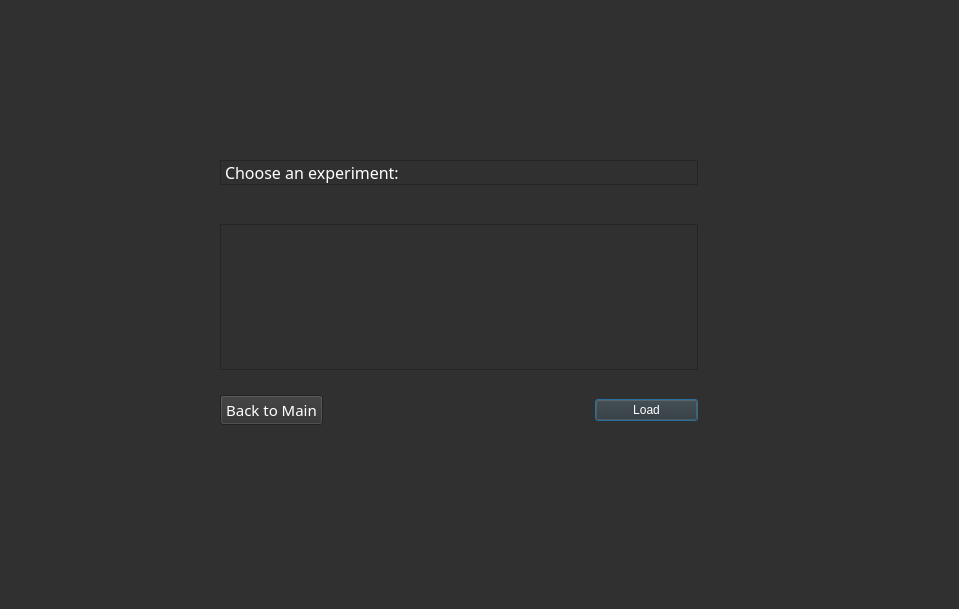
<?xml version="1.0" encoding="UTF-8"?>
<ui version="4.0">
 <class>Dialog</class>
 <widget class="QDialog" name="Dialog">
  <property name="geometry">
   <rect>
    <x>0</x>
    <y>0</y>
    <width>959</width>
    <height>609</height>
   </rect>
  </property>
  <property name="windowTitle">
   <string>Dialog</string>
  </property>
  <property name="styleSheet">
   <string notr="true">background-color: rgb(48, 48, 48);
gridline-color: rgb(195, 195, 195);
color: rgb(255, 255, 255);
</string>
  </property>
  <widget class="QWidget" name="">
   <property name="geometry">
    <rect>
     <x>220</x>
     <y>160</y>
     <width>478</width>
     <height>271</height>
    </rect>
   </property>
   <layout class="QGridLayout" name="gridLayout_2">
    <item row="0" column="0">
     <widget class="QLabel" name="new_experiment_title_lbl">
      <property name="font">
       <font>
        <family>Droid Sans</family>
        <pointsize>12</pointsize>
        <weight>9</weight>
        <italic>false</italic>
        <bold>false</bold>
       </font>
      </property>
      <property name="styleSheet">
       <string notr="true">color: rgb(255, 255, 255);
font: 75 12pt &quot;Droid Sans&quot;;</string>
      </property>
      <property name="frameShape">
       <enum>QFrame::StyledPanel</enum>
      </property>
      <property name="text">
       <string>Choose an experiment:</string>
      </property>
     </widget>
    </item>
    <item row="1" column="0">
     <spacer name="verticalSpacer_3">
      <property name="orientation">
       <enum>Qt::Vertical</enum>
      </property>
      <property name="sizeHint" stdset="0">
       <size>
        <width>20</width>
        <height>80</height>
       </size>
      </property>
     </spacer>
    </item>
    <item row="5" column="0">
     <layout class="QGridLayout" name="gridLayout">
      <item row="0" column="2">
       <widget class="QPushButton" name="analyze_btn">
        <property name="autoFillBackground">
         <bool>false</bool>
        </property>
        <property name="styleSheet">
         <string notr="true">color: rgb(255, 255, 255);
background-color: rgb(48, 48, 48);</string>
        </property>
        <property name="text">
         <string>Load</string>
        </property>
        <property name="checkable">
         <bool>false</bool>
        </property>
        <property name="autoDefault">
         <bool>true</bool>
        </property>
        <property name="default">
         <bool>false</bool>
        </property>
        <property name="flat">
         <bool>false</bool>
        </property>
       </widget>
      </item>
      <item row="0" column="0">
       <widget class="QPushButton" name="back_btn">
        <property name="font">
         <font>
          <family>DEC Terminal</family>
          <pointsize>11</pointsize>
          <weight>50</weight>
          <bold>false</bold>
         </font>
        </property>
        <property name="autoFillBackground">
         <bool>false</bool>
        </property>
        <property name="styleSheet">
         <string notr="true">color: rgb(255, 255, 255);
background-color: rgb(48, 48, 48);</string>
        </property>
        <property name="text">
         <string>Back to Main</string>
        </property>
        <property name="checkable">
         <bool>false</bool>
        </property>
        <property name="autoDefault">
         <bool>true</bool>
        </property>
        <property name="default">
         <bool>false</bool>
        </property>
        <property name="flat">
         <bool>false</bool>
        </property>
       </widget>
      </item>
      <item row="0" column="1">
       <spacer name="verticalSpacer">
        <property name="orientation">
         <enum>Qt::Vertical</enum>
        </property>
        <property name="sizeHint" stdset="0">
         <size>
          <width>266</width>
          <height>87</height>
         </size>
        </property>
       </spacer>
      </item>
     </layout>
    </item>
    <item row="2" column="0">
     <widget class="QListWidget" name="listWidget">
      <property name="sizePolicy">
       <sizepolicy hsizetype="Expanding" vsizetype="Expanding">
        <horstretch>0</horstretch>
        <verstretch>0</verstretch>
       </sizepolicy>
      </property>
     </widget>
    </item>
    <item row="4" column="0">
     <spacer name="verticalSpacer_2">
      <property name="orientation">
       <enum>Qt::Vertical</enum>
      </property>
      <property name="sizeHint" stdset="0">
       <size>
        <width>20</width>
        <height>61</height>
       </size>
      </property>
     </spacer>
    </item>
   </layout>
  </widget>
 </widget>
 <resources/>
 <connections/>
</ui>
